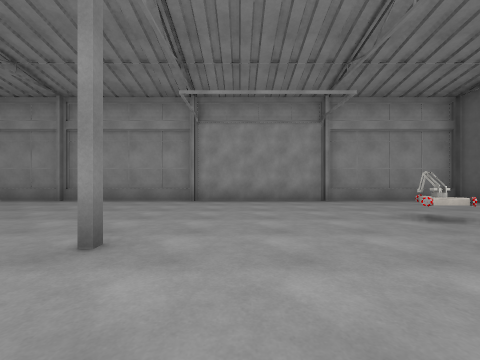
View 1 (above)

18 first-person views from a walk through a 3-D level made in the Unity game engine. The camera is 1.2 m above the floor, looks level and sees 90° across. The floor is counted in squares, 2 m on a side. Each view is taken from the middle of a square. On the plan, view 1 faces up. The plan holds only what a view shows up to about 9 squares ahead; the rest is blank. Some surface patterns are stand-ins.

View 2
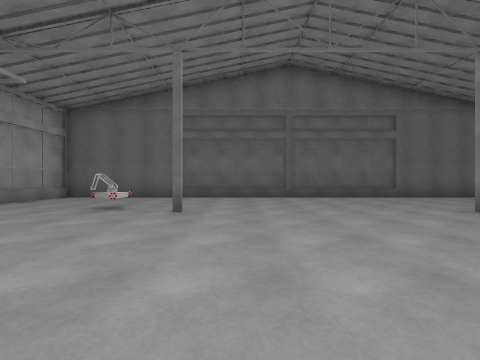

View 3
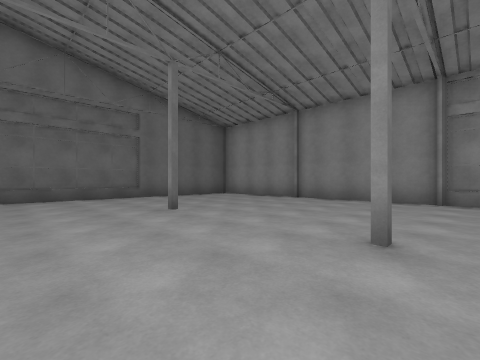

View 4
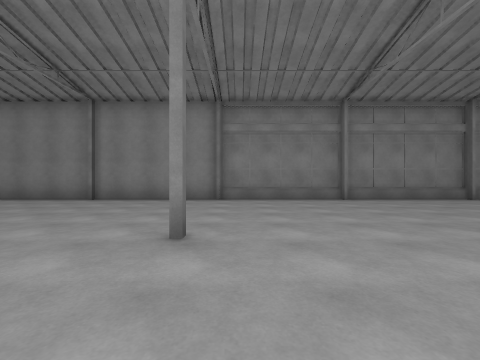

View 5
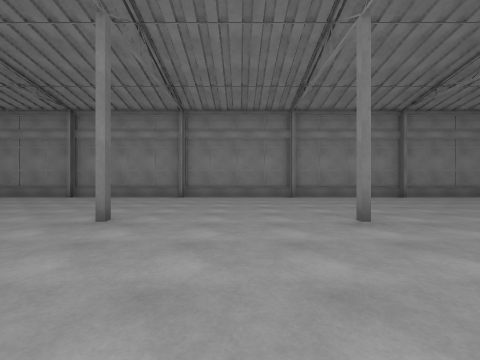

View 6
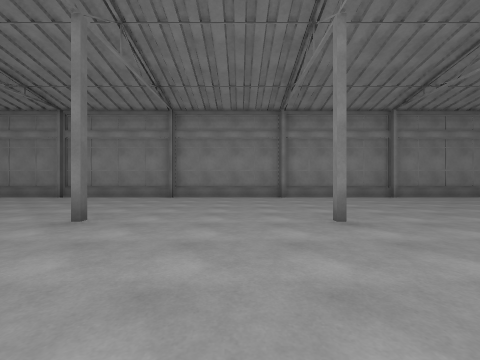

View 7
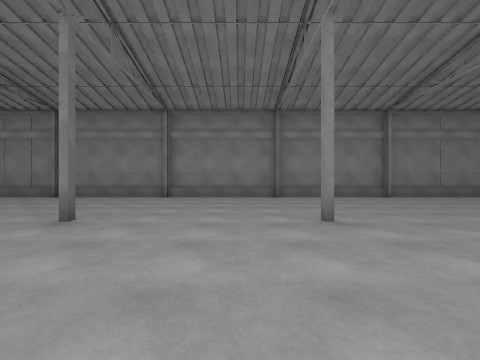

View 8
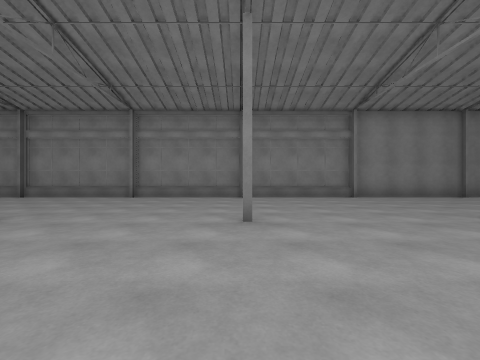

View 9
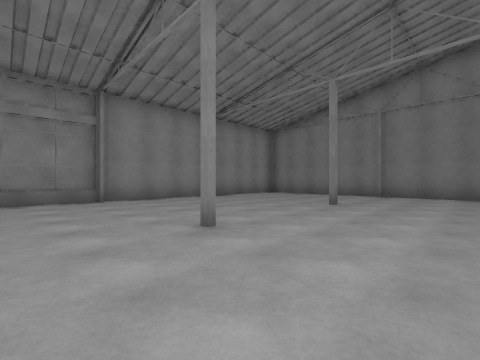

View 10
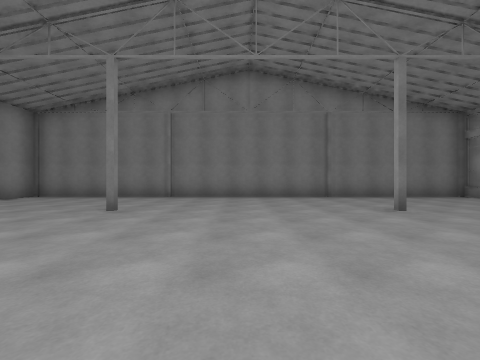

View 11
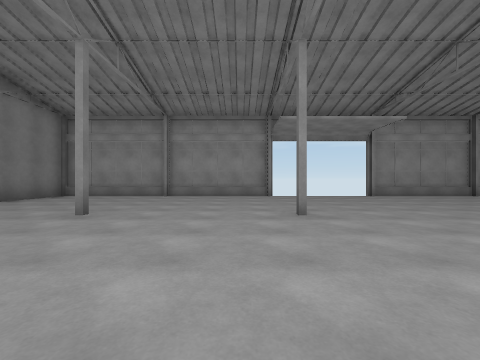

View 12
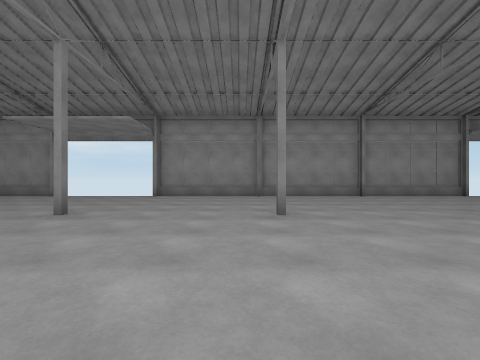

View 13
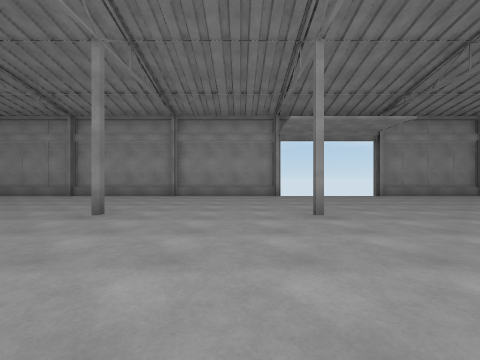

View 14
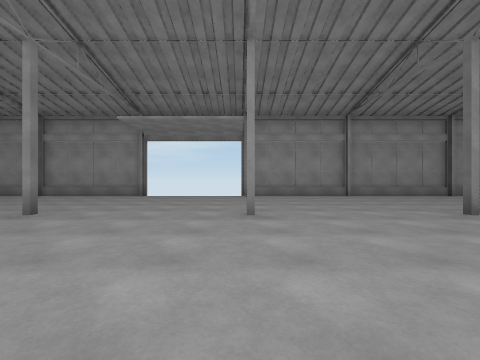

View 15
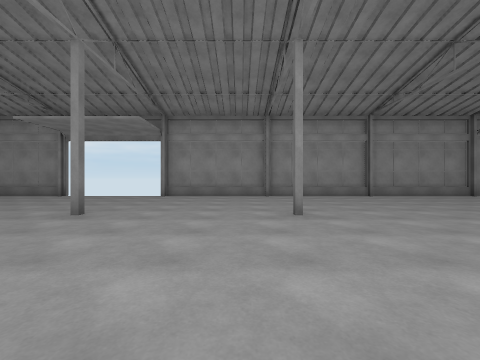

View 16
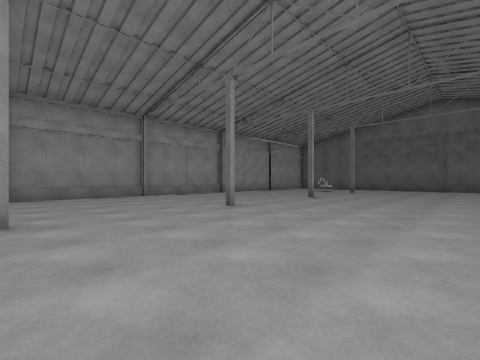

View 17
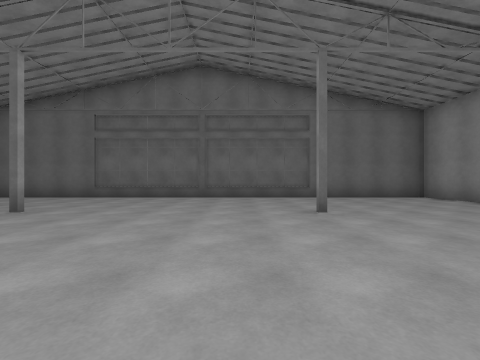

View 18
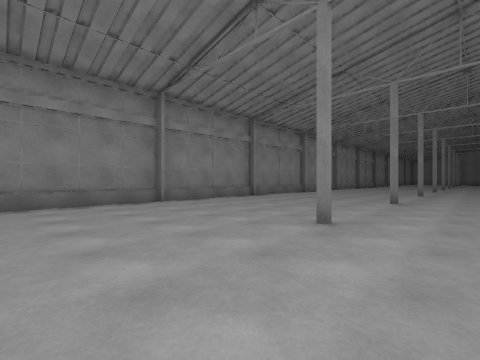

### Floor plan
Key: @ floor where view 1 was taken; # wall or solid block; x gap in a wall; . floor; = window, fence, low wall or low ledge; R robot.
Columns run from 40 left of view 1 to 7 right of it. Each row starts with its distance up from view 1.
  7 ########x   x###########   x##################
  6 #..............................................#
  5 #..............................................#
  4 #..........................................R...#
  3 #..............................................#
  2 #...#...#...#...#...#..#...#...#...#...#..#....#
  1 #.......... ...................................#
  0 #.........  ......  ....................@......#
 -1 #.................. ....  .....................#
 -2 #.......................  .....................#
 -3 #.......#...#............ .#...#...#...........#
 -4 #...#...........#...#..#...............#..#....#
 -5 #..............................................#
 -6 #..............................................#
 -7 #..............................................#
 -8  .. ...........................................=
 -9  ##############################################

Positions as (right, up) in squares from view 1, and headings:
1: (0, 0), facing up
2: (-2, 1), facing right
3: (-2, -1), facing down-right
4: (-2, -1), facing down
5: (-11, 0), facing down
6: (-19, 0), facing down
7: (-23, 0), facing down
8: (-28, 0), facing down
9: (-30, -1), facing down-left
10: (-31, -1), facing left
11: (-33, -2), facing up
12: (-25, -2), facing up
13: (-18, -2), facing up
14: (-13, -2), facing up
15: (-10, -2), facing up
16: (-9, -2), facing up-right
17: (-2, -2), facing right
18: (-2, -2), facing down-left
